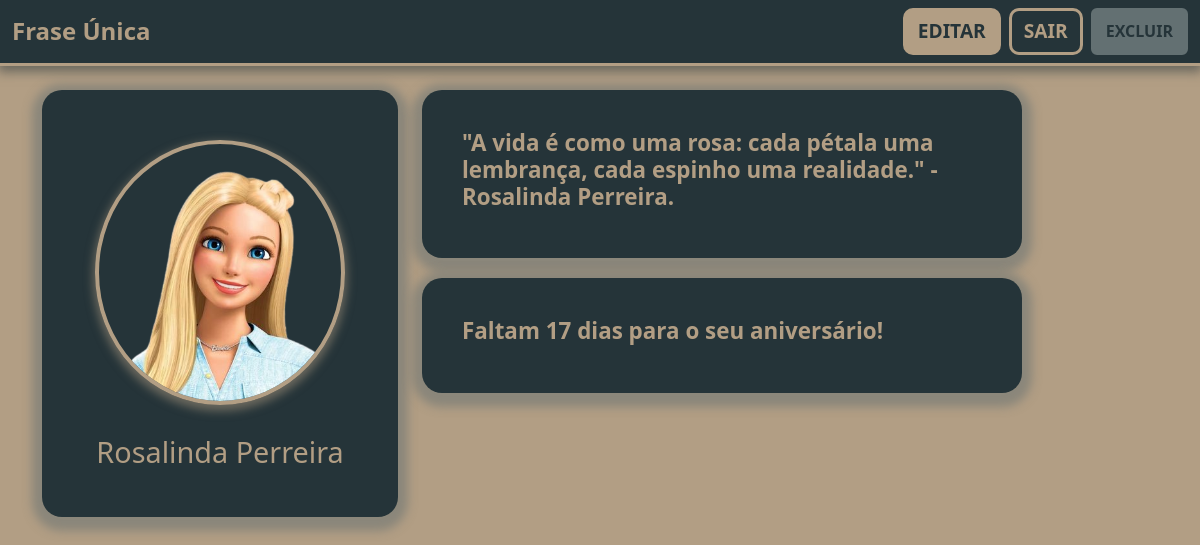
/pages/pag_usuario.php (signed in), run on the app's committed database.
### tables this page shows
CREATE TABLE IF NOT EXISTS `pagina_usuarios` (
  `id_usuario` int DEFAULT NULL,
  `tema_escolhido` enum('tema1','tema2','tema3','tema4') NOT NULL,
  `foto_perfil` varchar(255) DEFAULT NULL,
  `frase_personalizada` varchar(255) DEFAULT NULL,
  KEY `id_usuario` (`id_usuario`),
  CONSTRAINT `pagina_usuarios_ibfk_1` FOREIGN KEY (`id_usuario`) REFERENCES `usuarios` (`id`)
);

CREATE TABLE IF NOT EXISTS `usuarios` (
  `id` int NOT NULL AUTO_INCREMENT,
  `nome` varchar(100) NOT NULL,
  `email` varchar(100) NOT NULL,
  `senha` varchar(255) NOT NULL,
  `data_criacao` datetime DEFAULT CURRENT_TIMESTAMP,
  `ativo` tinyint(1) DEFAULT '1',
  `data_nascimento` date DEFAULT NULL,
  PRIMARY KEY (`id`),
  UNIQUE KEY `email` (`email`)
);

### pages/pag_usuario.php (the view, shortened to what this page needs)
<?php
$servername = "localhost";
$username = "dw_p3";
$password = "dw123456";
$dbname = "sistema_usuarios";
$conn = new mysqli($servername, $username, $password, $dbname);
$usuario_id = $_SESSION['usuario_id'];
$sql = "
    SELECT u.nome, p.foto_perfil, p.frase_personalizada, u.data_nascimento, p.tema_escolhido
    FROM usuarios u
    LEFT JOIN pagina_usuarios p ON u.id = p.id_usuario
    WHERE u.id = ?";
$stmt = $conn->prepare($sql);
$stmt->bind_param("i", $usuario_id);
$stmt->execute();
$result = $stmt->get_result();
$foto_perfil_default = 'perfil_padrao.png';
$tema_default = 'tema1';
if ($result->num_rows > 0) {
    $user = $result->fetch_assoc();
    $nome = htmlspecialchars($user['nome']);
    $foto_perfil = htmlspecialchars($user['foto_perfil'] ?? $foto_perfil_default);
    $frase = htmlspecialchars($user['frase_personalizada'] ?? '');
    $tema_escolhido = $user['tema_escolhido'] ?? $tema_default;
    $data_nascimento = $user['data_nascimento'];
    $data_atual = new DateTime();
    $aniversario = new DateTime($data_nascimento);
    $aniversario->setDate($data_atual->format('Y'), $aniversario->format('m'), $aniversario->format('d'));
    $dias_para_aniversario = $data_atual->diff($aniversario)->days;
} else {
    echo "Usuário não encontrado!";
    exit();
}
?>
<!DOCTYPE html>
<html lang="pt-br">
<head>
    <link href="https://cdn.jsdelivr.net/npm/bootstrap@5.3.0-alpha1/dist/css/bootstrap.min.css" rel="stylesheet">
    <link rel="stylesheet" href="..\main.css">
</head>
<body class="<?= $tema_escolhido ?>">
    <nav class="navbar navbar-expand-lg">
        <div class="container-fluid">
            <a class="navbar-brand" href="#">Frase Única</a>
            <div class="d-flex">
                <a href="pag_edicao.php" class="alterar btn me-2">EDITAR</a>
                <a href="logout.php" class="sair btn" onclick="return confirmarSaida()">SAIR</a>
                <button class="excluir btn ms-2" onclick="confirmarExclusao()">EXCLUIR</button>
            </div>
        </div>
    </nav>
    <div class="container profile-card mt-4">
        <div class="row">
            <div class="col-md-4">
                <div class="card">
                    <div class="card-body">
                        <img src="<?= !empty($foto_perfil) ? $foto_perfil : 'default-avatar.png' ?>" alt="Foto de Perfil" class="img-fluid">
                        <h3 class="mt-3"><?= $nome ?></h3>
                    </div>
                </div>
            </div>
            <div class="col-md-8">
                <div class="card" style="min-width: 50vw;">
                    <div class="card-body">
                        <h4>"<?= !empty($frase) ? $frase : 'Nenhuma frase personalizada ainda.' ?>" - <?= $nome ?>.</h4>
                    </div>
                </div>
                <div class="card mt-3" style="min-width: 50vw;">
                    <div class="card-body" >
                        <h4>Faltam <?= $dias_para_aniversario ?> dias para o seu aniversário!</h4>
                    </div>
                </div>
            </div>
        </div>
    </div>
</body>
</html>

### main.css (style rules this page uses)
a.btn { font-size: 1.2rem; border-radius: 10px; font-weight: bolder; }
div.card { box-shadow: 0 20px 25px rgba(0, 0, 0, 0.1); border-radius: 20px; padding: 20px; background-color: #253439; width: 100%; max-width: 400px; }
div.card-body { animation: fadeIn 0.8s ease-in-out; }
.tema1 .navbar-brand, .tema2 .navbar-brand, .tema3 .navbar-brand, .tema4 .navbar-brand { color: #b29e84 !important; font-size: 1.5rem; font-weight: bold; }
a.alterar { background-color: #b29e84; border: #b29e84 solid 3px; color: #253439; font-weight: bolder; }
a.sair { background-color: #253439; border: #b29e84 solid 3px; color: #b29e84; font-weight: bolder; }
.excluir { background-color: #637072 !important; border: rgb(99, 112, 114) solid 3px !important; color: #253439; font-weight: bolder; }
.container.profile-card { margin-top: 30px; }
.tema1 .card-body, .tema2 .card-body, .tema3 .card-body, .tema4 .card-body { padding: 20px; }
.tema1 .profile-card img, .tema2 .profile-card img, .tema3 .profile-card img, .tema4 .profile-card img { width: 100%; max-width: 250px; height: auto; border-radius: 50%; border: 4px solid #b29e84; box-shadow: 0px 4px 10px 2px rgba(178, 158, 132, 0.5); margin-bottom: 30px; display: block; margin-left: auto; margin-right: auto; }
.tema1 .profile-card h3, .tema2 .profile-card h3, .tema3 .profile-card h3, .tema4 .profile-card h3 { text-align: center; font-size: 1.8rem; color: #b29e84; }
.profile-card .card h4 { font-size: 1.2rem; font-weight: bolder; color: #b29e84; }
.profile-card .card h4 { font-size: 1.4rem; }
body.tema2 { background-color: #b29e84; color: #253439; }
.tema2 nav.navbar { background-color: #253439; border-bottom: #b29e84 solid 3px; box-shadow: 0px 4px 10px 2px rgba(37, 52, 57, 0.5); }
.tema2 .card { box-shadow: 0px 4px 10px 10px rgba(99, 112, 114, 0.5); margin-bottom: 20px; border-radius: 20px; border: none; }
.tema2 .profile-card h3 { text-align: center; font-size: 1.8rem; color: #b29e84; }
img { border-radius: 5px; border-radius: 50%; border: #253439 solid 2px; margin-top: 10px; }

### data on the page
pagina_usuarios: foto_perfil (picture), id_usuario.nome "Rosalinda Perreira", frase_personalizada "A vida é como uma rosa: cada pétala uma lembrança, cada espinho uma realidade."
